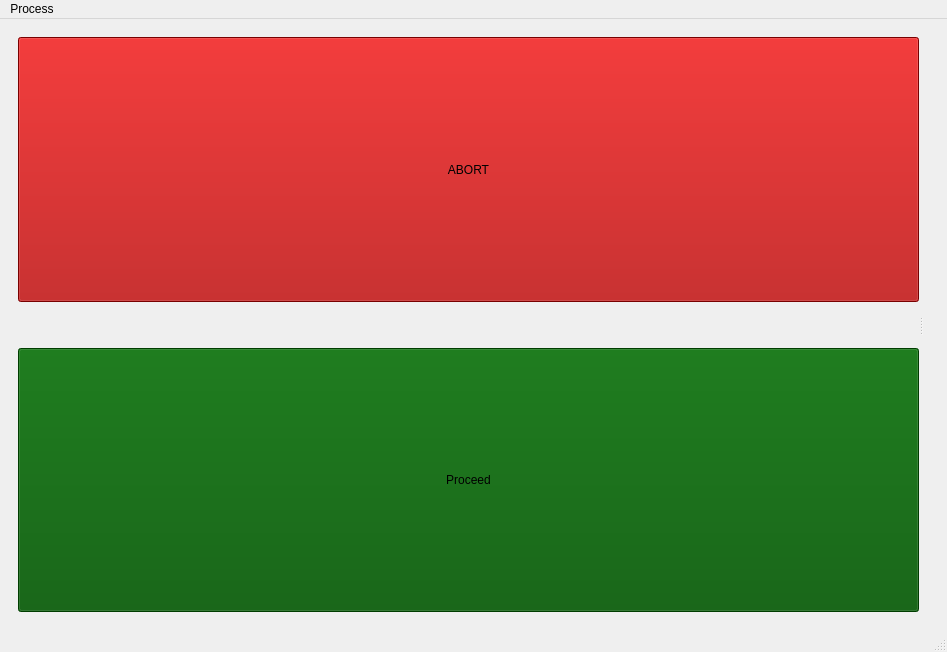
<?xml version="1.0" encoding="UTF-8"?>
<ui version="4.0">
 <class>GSUI</class>
 <widget class="QMainWindow" name="GSUI">
  <property name="geometry">
   <rect>
    <x>0</x>
    <y>0</y>
    <width>947</width>
    <height>652</height>
   </rect>
  </property>
  <property name="windowTitle">
   <string>GSUI</string>
  </property>
  <widget class="QWidget" name="centralwidget">
   <layout class="QHBoxLayout" name="horizontalLayout_2">
    <item>
     <layout class="QHBoxLayout" name="horizontalLayout">
      <item>
       <widget class="QWidget" name="widget_2" native="true">
        <property name="sizePolicy">
         <sizepolicy hsizetype="Preferred" vsizetype="Preferred">
          <horstretch>0</horstretch>
          <verstretch>0</verstretch>
         </sizepolicy>
        </property>
        <layout class="QHBoxLayout" name="horizontalLayout_7">
         <item>
          <widget class="QSplitter" name="splitter">
           <property name="orientation">
            <enum>Qt::Horizontal</enum>
           </property>
           <widget class="QWidget" name="horizontalLayoutWidget">
            <layout class="QVBoxLayout" name="verticalLayout">
             <item>
              <widget class="QPushButton" name="abortButton">
               <property name="sizePolicy">
                <sizepolicy hsizetype="Minimum" vsizetype="Minimum">
                 <horstretch>0</horstretch>
                 <verstretch>0</verstretch>
                </sizepolicy>
               </property>
               <property name="focusPolicy">
                <enum>Qt::NoFocus</enum>
               </property>
               <property name="styleSheet">
                <string notr="true">background-color: rgb(170, 0, 0);
font: 63 40pt &quot;Source Code Pro Semibold&quot;;</string>
               </property>
               <property name="text">
                <string>ABORT</string>
               </property>
              </widget>
             </item>
             <item>
              <spacer name="verticalSpacer">
               <property name="orientation">
                <enum>Qt::Vertical</enum>
               </property>
               <property name="sizeType">
                <enum>QSizePolicy::Minimum</enum>
               </property>
               <property name="sizeHint" stdset="0">
                <size>
                 <width>20</width>
                 <height>40</height>
                </size>
               </property>
              </spacer>
             </item>
             <item>
              <widget class="QPushButton" name="proceedButton">
               <property name="sizePolicy">
                <sizepolicy hsizetype="Minimum" vsizetype="Minimum">
                 <horstretch>0</horstretch>
                 <verstretch>0</verstretch>
                </sizepolicy>
               </property>
               <property name="focusPolicy">
                <enum>Qt::NoFocus</enum>
               </property>
               <property name="styleSheet">
                <string notr="true">background-color: rgb(0, 85, 0);
font: 63 40pt &quot;Source Code Pro Semibold&quot;;</string>
               </property>
               <property name="text">
                <string>Proceed</string>
               </property>
              </widget>
             </item>
            </layout>
           </widget>
           <widget class="QWidget" name="horizontalLayoutWidget_2">
            <layout class="QHBoxLayout" name="currentStateLayout"/>
           </widget>
          </widget>
         </item>
        </layout>
       </widget>
      </item>
      <item>
       <widget class="QWidget" name="widget" native="true"/>
      </item>
     </layout>
    </item>
   </layout>
  </widget>
  <widget class="QMenuBar" name="menubar">
   <property name="geometry">
    <rect>
     <x>0</x>
     <y>0</y>
     <width>947</width>
     <height>22</height>
    </rect>
   </property>
   <widget class="QMenu" name="menuProcess">
    <property name="title">
     <string>Process</string>
    </property>
    <addaction name="openProcessFromFileAction"/>
   </widget>
   <addaction name="menuProcess"/>
  </widget>
  <widget class="QStatusBar" name="statusbar"/>
  <action name="openProcessFromFileAction">
   <property name="text">
    <string>Open from file</string>
   </property>
  </action>
 </widget>
 <resources/>
 <connections/>
</ui>
